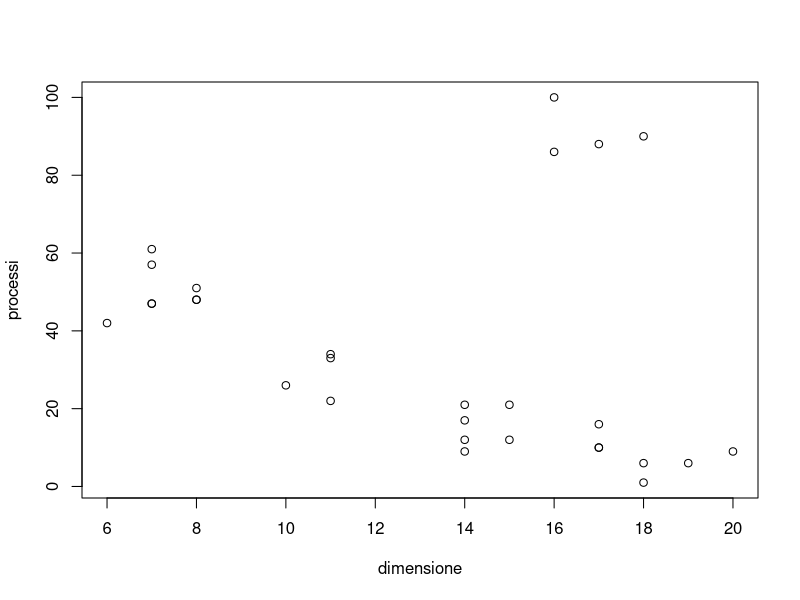
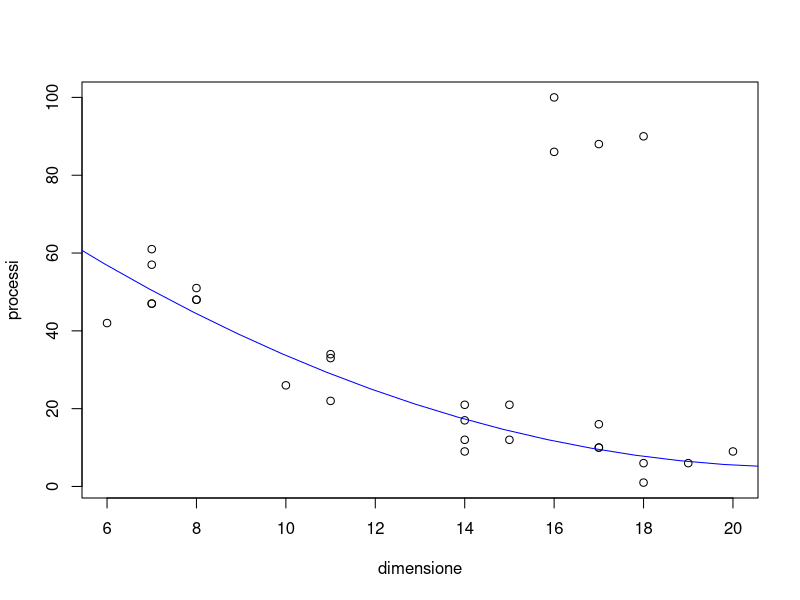
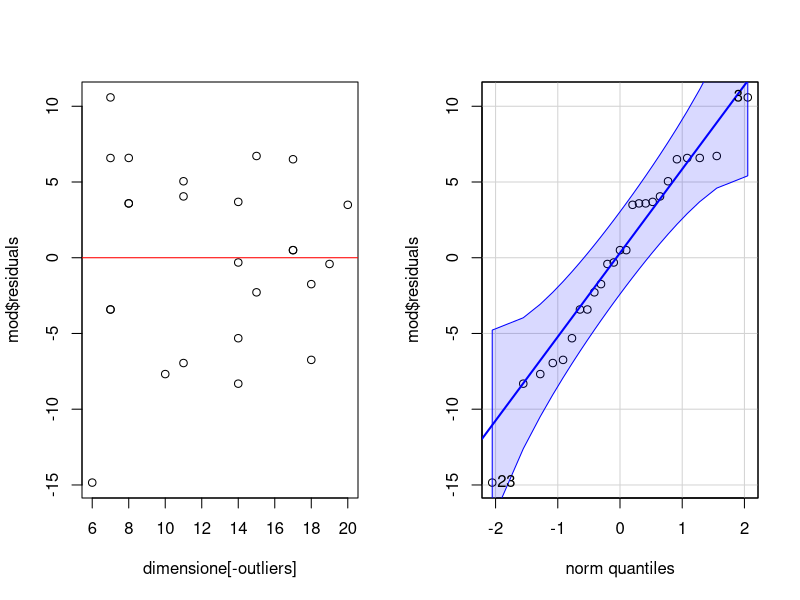

Write R code to recreate these figures, in order.
## ---- chunk 1
efficienza <- read.csv("efficienza.csv")
## ---- chunk 2
plot(processi ~ dimensione, data = efficienza)
## ---- chunk 3
which(efficienza$processi > 70)
## ---- chunk 4
mod <- lm(processi ~ dimensione + I(dimensione ^ 2), data = efficienza)
summary(mod)
## ---- chunk 5
outliers <- which(efficienza$processi > 70)
mod <- lm(processi ~ dimensione + I(dimensione^2), data = efficienza, subset = -outliers)
summary(mod)
## ---- chunk 6
plot(processi ~ dimensione, data = efficienza)
curve(
  mod$coefficients[1] + x * mod$coefficients[2] + x^2 * mod$coefficients[3],
  col="blue", 
  from = min(efficienza$processi), 
  to = max(efficienza$processi), 
  add=TRUE
)
## ---- chunk 7
library(car)
par(mfrow=c(1,2))

plot(mod$residuals ~ dimensione[-outliers], data = efficienza)
abline(h=0, col="red")

qqPlot(mod$residuals)
## ---- chunk 8
predict(mod,
        newdata = data.frame(dimensione=10),
        level = .95,
        interval = "predict"
      )
## ---- chunk 9
predict(mod,
        newdata = data.frame(dimensione=15),
        level = .95,
        interval = "predict"
      )
## ---- chunk 10
2 * 3 / log(1.2)
sin(2 * pi / 20)
a <- 2 * c(1, 2)
a
z <- qnorm(0.95)
z
t <- qt(0.95, df = 12)
t
## ---- chunk 11
# mod <- lm(y ~ x, data=csv) modello lineare
# mod <- lm(y ~ x + I(x^2), data=csv) modello quadratico
# mod <- lm(y ~ x, data=csv, subset = -outliers) rimuovo elementi
# outlier <- which/which.max/wich.min (csv$nomecolonna) outlier
# summary(mod) riassunto modello
# plot(y ~ x, data=csv) mostro i dati
# plot(mod$residuals ~ x, data=csv) mostro i residui
# plot(mod$residuals ~ x[-outliers], data=csv) mostro i residui nel caso in cui ho tolto elementi
# abline(h=0, col = "red")
# abline(mod, col="blue") disegno una linea ( nel mio caso la retta di regressione )
# curve(mod$coefficients[1] + x * mod$coefficients[1] + x^2 * mod$coefficients[3], from = min(csv$x), to=max(csv$x), add=TRUE)
# library(car)
# par(mfrow=c(1,2))
# qqPlot(mod$residuals)
